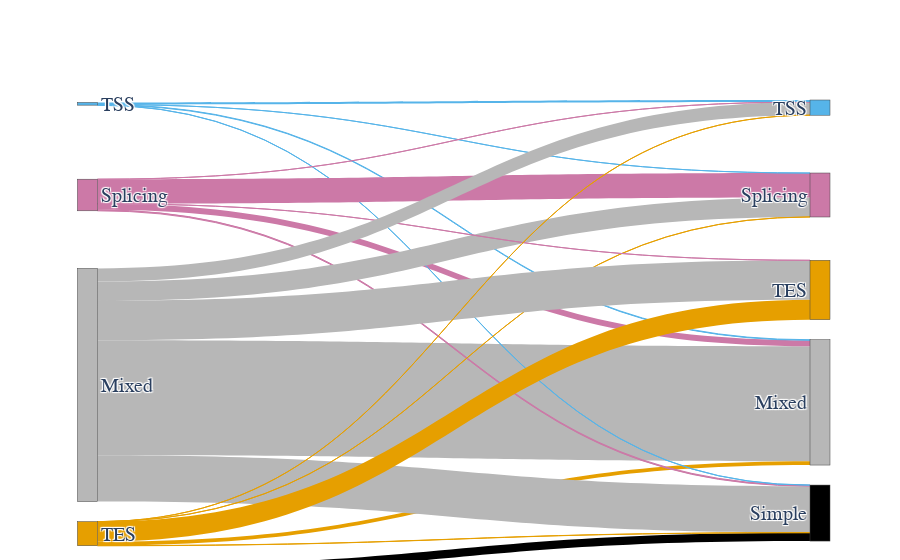

The notebook cell this image was saved under:
### Code cell
ofile = 'figures/wtc11_sample_vs_sample_avg.pdf'
fig = plot_sankey(df,
              source='sector_gene_avg',
              sink='sector',
              counts='n_genes',
              color='sector',
              title='')
pio.write_image(fig, ofile, width=700, height=900)

### Figure 1 — Plotly figure (JSON) as saved in the notebook; plotly's stock layout.template omitted (floating-point values rounded to 4 significant figures)
{"data": [{"arrangement": "snap", "link": {"color": ["#b7b7b7", "#CC79A7", "#E69F00", "#56B4E9", "#b7b7b7", "#000000", "#CC79A7", "#E69F00", "#56B4E9", "#b7b7b7", "#CC79A7", "#E69F00", "#56B4E9", "#b7b7b7", "#CC79A7", "#E69F00", "#b7b7b7", "#CC79A7", "#E69F00", "#56B4E9"], "source": [3, 1, 2, 0, 3, 4, 1, 2, 0, 3, 1, 2, 0, 3, 1, 2, 3, 1, 2, 0], "target": [8, 8, 8, 8, 9, 9, 9, 9, 9, 6, 6, 6, 6, 7, 7, 7, 5, 5, 5, 5], "value": [4826, 254, 164, 24, 1952, 349, 40, 7, 6, 813, 1031, 4, 1, 1659, 2, 838, 554, 1, 1, 84]}, "node": {"color": ["#56B4E9", "#CC79A7", "#E69F00", "#b7b7b7", "#000000", "#56B4E9", "#CC79A7", "#E69F00", "#b7b7b7", "#000000"], "label": ["TSS", "Splicing", "TES", "Mixed", "Simple", "TSS", "Splicing", "TES", "Mixed", "Simple"], "x": [0.01, 0.01, 0.01, 0.01, 0.01, 1, 1, 1, 1, 1], "y": [0.01, 0.25, 0.5, 0.75, 1, 0.01, 0.25, 0.5, 0.75, 1]}, "textfont": {"family": "Arial", "size": 20}, "type": "sankey"}], "layout": {"autosize": true, "font": {"family": "Times New Roman"}, "title": {"text": ""}}}
